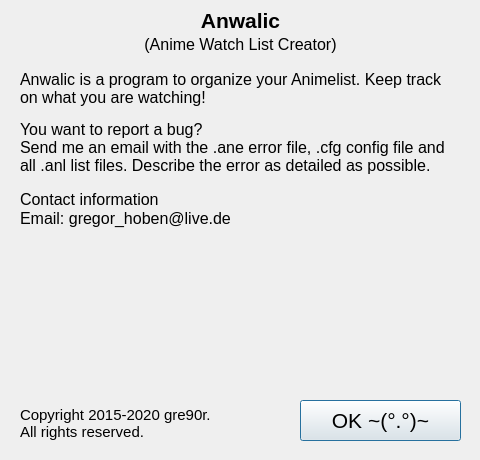
<?xml version="1.0" encoding="UTF-8"?>
<ui version="4.0">
 <class>AboutWindow</class>
 <widget class="QDialog" name="AboutWindow">
  <property name="geometry">
   <rect>
    <x>0</x>
    <y>0</y>
    <width>480</width>
    <height>460</height>
   </rect>
  </property>
  <property name="sizePolicy">
   <sizepolicy hsizetype="Fixed" vsizetype="Fixed">
    <horstretch>0</horstretch>
    <verstretch>0</verstretch>
   </sizepolicy>
  </property>
  <property name="font">
   <font>
    <family>Liberation Sans</family>
   </font>
  </property>
  <property name="windowTitle">
   <string>About</string>
  </property>
  <property name="windowIcon">
   <iconset>
    <normaloff>icon/Anwalic_icon_1.png</normaloff>icon/Anwalic_icon_1.png</iconset>
  </property>
  <widget class="QPushButton" name="btnOk">
   <property name="geometry">
    <rect>
     <x>300</x>
     <y>400</y>
     <width>161</width>
     <height>41</height>
    </rect>
   </property>
   <property name="font">
    <font>
     <family>Liberation Sans</family>
     <pointsize>16</pointsize>
    </font>
   </property>
   <property name="text">
    <string>OK ~(°.°)~</string>
   </property>
  </widget>
  <widget class="QLabel" name="label">
   <property name="geometry">
    <rect>
     <x>0</x>
     <y>10</y>
     <width>481</width>
     <height>20</height>
    </rect>
   </property>
   <property name="font">
    <font>
     <family>Liberation Sans</family>
     <pointsize>16</pointsize>
     <weight>75</weight>
     <bold>true</bold>
    </font>
   </property>
   <property name="text">
    <string>Anwalic</string>
   </property>
   <property name="alignment">
    <set>Qt::AlignCenter</set>
   </property>
  </widget>
  <widget class="QLabel" name="label_2">
   <property name="geometry">
    <rect>
     <x>0</x>
     <y>34</y>
     <width>481</width>
     <height>20</height>
    </rect>
   </property>
   <property name="font">
    <font>
     <family>Liberation Sans</family>
     <pointsize>12</pointsize>
    </font>
   </property>
   <property name="text">
    <string>(Anime Watch List Creator)</string>
   </property>
   <property name="alignment">
    <set>Qt::AlignCenter</set>
   </property>
  </widget>
  <widget class="QLabel" name="label_3">
   <property name="geometry">
    <rect>
     <x>20</x>
     <y>400</y>
     <width>261</width>
     <height>41</height>
    </rect>
   </property>
   <property name="font">
    <font>
     <family>Liberation Sans</family>
     <pointsize>11</pointsize>
     <underline>false</underline>
    </font>
   </property>
   <property name="text">
    <string>Copyright 2015-2020 gre90r.
All rights reserved.</string>
   </property>
   <property name="alignment">
    <set>Qt::AlignBottom|Qt::AlignLeading|Qt::AlignLeft</set>
   </property>
   <property name="wordWrap">
    <bool>true</bool>
   </property>
  </widget>
  <widget class="QLabel" name="label_4">
   <property name="geometry">
    <rect>
     <x>20</x>
     <y>190</y>
     <width>241</width>
     <height>51</height>
    </rect>
   </property>
   <property name="font">
    <font>
     <family>Liberation Sans</family>
     <pointsize>12</pointsize>
    </font>
   </property>
   <property name="cursor">
    <cursorShape>IBeamCursor</cursorShape>
   </property>
   <property name="frameShape">
    <enum>QFrame::NoFrame</enum>
   </property>
   <property name="text">
    <string>Contact information
Email: gregor_hoben@live.de</string>
   </property>
   <property name="alignment">
    <set>Qt::AlignLeading|Qt::AlignLeft|Qt::AlignTop</set>
   </property>
   <property name="textInteractionFlags">
    <set>Qt::LinksAccessibleByMouse|Qt::TextSelectableByMouse</set>
   </property>
  </widget>
  <widget class="QLabel" name="label_5">
   <property name="geometry">
    <rect>
     <x>20</x>
     <y>70</y>
     <width>441</width>
     <height>41</height>
    </rect>
   </property>
   <property name="font">
    <font>
     <family>Liberation Sans</family>
     <pointsize>12</pointsize>
    </font>
   </property>
   <property name="text">
    <string>Anwalic is a program to organize your Animelist. Keep track on what you are watching!</string>
   </property>
   <property name="alignment">
    <set>Qt::AlignLeading|Qt::AlignLeft|Qt::AlignTop</set>
   </property>
   <property name="wordWrap">
    <bool>true</bool>
   </property>
  </widget>
  <widget class="QLabel" name="label_7">
   <property name="geometry">
    <rect>
     <x>20</x>
     <y>120</y>
     <width>441</width>
     <height>61</height>
    </rect>
   </property>
   <property name="font">
    <font>
     <family>Liberation Sans</family>
     <pointsize>12</pointsize>
    </font>
   </property>
   <property name="cursor">
    <cursorShape>ArrowCursor</cursorShape>
   </property>
   <property name="text">
    <string>You want to report a bug?
Send me an email with the .ane error file, .cfg config file and all .anl list files. Describe the error as detailed as possible.</string>
   </property>
   <property name="alignment">
    <set>Qt::AlignLeading|Qt::AlignLeft|Qt::AlignTop</set>
   </property>
   <property name="wordWrap">
    <bool>true</bool>
   </property>
  </widget>
  <widget class="QLabel" name="labelIcon">
   <property name="geometry">
    <rect>
     <x>20</x>
     <y>250</y>
     <width>441</width>
     <height>128</height>
    </rect>
   </property>
   <property name="text">
    <string/>
   </property>
   <property name="alignment">
    <set>Qt::AlignCenter</set>
   </property>
  </widget>
 </widget>
 <resources/>
 <connections/>
</ui>
